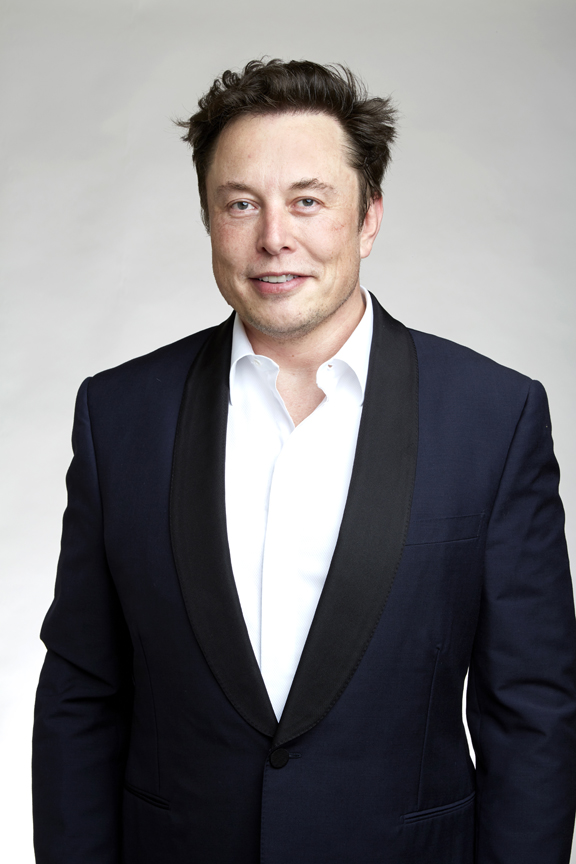
#> input picture examples/images/example-2.jpg, 576 x 864 px
$ python img-to-ascii.py
#> lines starting #> are read from the running program, lines starting #| are printed output that depends on the picture
#> the answer given: examples/images/example-2.jpg
"""
img-to-ascii.py

Images to ASCII.

Author: Álvaro Cordero

"""
from os import path
### Functions

# Get the path and check if there are any related files whit it, if so display them
def relatedFiles(userPath: str):
    ''' Print the name of the related to the user's image, if there are any '''
    from difflib import SequenceMatcher
    from os import listdir
    MIN_SIMILARITY = 5

    # Get the name of the file
    userImage = userPath.split("/")[-1]
    # Get the path of the file
    userPath = path.dirname(userPath) + "/"


    # List of only files
    listFiles = [i for i in listdir(userPath) if path.isfile(userPath + i) and
                 (i.endswith(".png") or i.endswith(".jpg")) ]

    # Files related to userImage
    relatedFiles = [file for file in listFiles if (int(SequenceMatcher(
                    None, file, userImage).ratio() * 10) >= MIN_SIMILARITY)]


    # Check the number of related files
    if (len(relatedFiles) != 0):
        # If there are one or more results show the related files and path relevant
        print("Did you mean any of these options \u001B[1;34m",relatedFiles,
              "\u001B[0m in path \u001B[1;34m'",userPath,"'\u001B[0m ?", sep="")
    else:
        # If there are no results show a message and path
        print("There are NO related files to name \u001B[1;34m'",userImage,
              "'\u001B[0m in path \u001B[1;34m'",userPath,"'\u001B[0m", sep="")


# Check if the path introduced it's correct
def pathVerificator(userPath: str):
    ''' Change the file name if the file begins and ends with '
    It usually happens when you drop the file to python and not to cmd. '''
    realPathImage: str = userPath


    # Get the path if it is like "'C:/Users/example'" and it change to "C:/Users/example"
    if (userPath.startswith("'") and userPath.endswith("'")):
        realPathImage = ''.join([userPath[i] for i in range(1, len(userPath)-1)])


    # If the path doesn't exists
    if (not path.exists(realPathImage)):
        # But the parent path exists
        if (path.exists( path.dirname(realPathImage) )):
            # Show the related files if there are any
            relatedFiles(realPathImage)

        raise Exception("File doesn't exist")

    return realPathImage


# imageToASCII
def imageToASCII(imagePath):
    ''' Giving the path of the image it retruns the ascii art '''
#> called with imagePath = 'examples/images/example-2.jpg'
    from PIL import Image

    #gscale used by https://www.geeksforgeeks.org/converting-image-ascii-image-python/
    gscale = "$#*/\|0{:.-_+~<>;:,.   "
    ascii_Art = ''

    print("--  Processing the image  --")


    # stored image in grayscale as "image"
    with Image.open(imagePath).convert("L") as image:

        # Get the width and height of the image
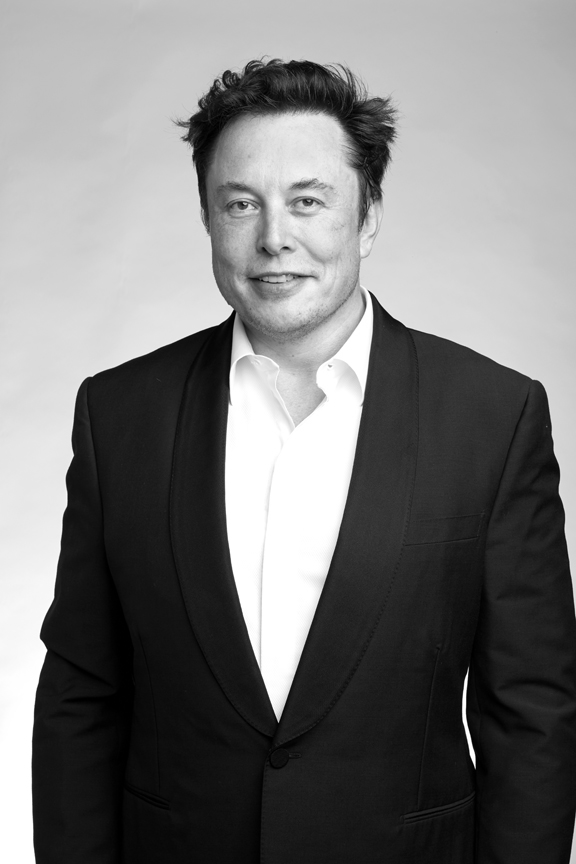
#> image: PIL image 576x864 L; min 0, max 255, mean 119.7
        width, height = image.size[0], image.size[1]
#> width = 576; height = 864
        ratio = height/width
#> ratio = 1.5


        # The image could be very taller, so we reduce it down to 125 and
        # we have to keep the aspect ratio. And then we reduce the heigh 0.5
        # cause characters are taller than wide
        width = 100
        height = int(width * ratio * 0.5)
#> height = 75
        image = image.resize((width, height))
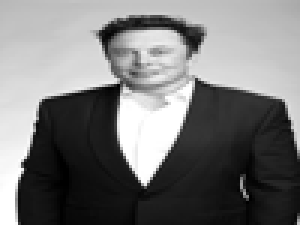
#> image: PIL image 100x75 L (shown 3 times larger); min 0, max 255, mean 119.6
        pixels = image.getdata()


        # Each pixel is exchanged for a character based on the gscale
        text_ascii = [gscale[i//len(gscale)] for i in pixels]
#> text_ascii = 7500 items, first 6: '{', ':', ':', ':', ':', ':'


        # The image must be separated into differents rows
        for pixelNum in range(0, len(text_ascii)):
            ascii_Art += text_ascii[pixelNum]
            if (pixelNum%width == (width-1) ):
                ascii_Art += "\n"
#> this loop made 7500 passes
#> ascii_Art on passes 1 to 3: '{', '{:', '{::'


        # The art ASCII is finally done and we can show and store it
        print(ascii_Art)


    return ascii_Art


# Set the name and the content of a file
def outputFile(name: str, text: str):
    from os import path

    # We join the name given and the specifier from ascii-art
    fileName= getFilename(name) + "-ascii-art.txt"

    with open(fileName, "w") as newFile:
        newFile.write(text)
        print("ASCII art stored in \u001B[1;34m'", path.abspath(newFile.name),
              "'\u001B[0m", sep="")
        newFile.close()


# Get the filename without the extension
def getFilename(path: str):
    # Get the name of the file
    path.split("/")[-1]
    # Get the name without the extension
    return path.split(".")[0]


# Current main function
def main():
    correctPath = True
    print("- Welcome :) !!")
    userPath = input("- Drop the image here --> ")


    try:
        userPath = pathVerificator(userPath)
    except Exception as e:
        print("\u001B[1;31m[!]",e,"[!]\u001B[0m  ")
        correctPath = False


    if (correctPath):
        asciiArt = imageToASCII(userPath)

        outputFile(userPath.split("/")[-1], asciiArt)

    print("- See you :D !!")


# =============================================================================
# Doesn't execute the main function when imported
if __name__ == "__main__":
    main()

$ run again, on examples/images/example-1.png
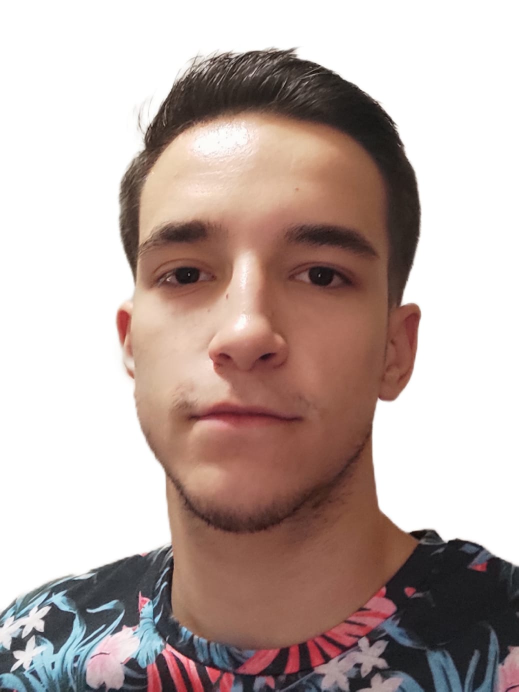
#> input picture examples/images/example-1.png, 1037 x 1383 px (shown at 1/2 size)
#> in imageToASCII, `with Image.open(imagePath).convert("L") as image:`:
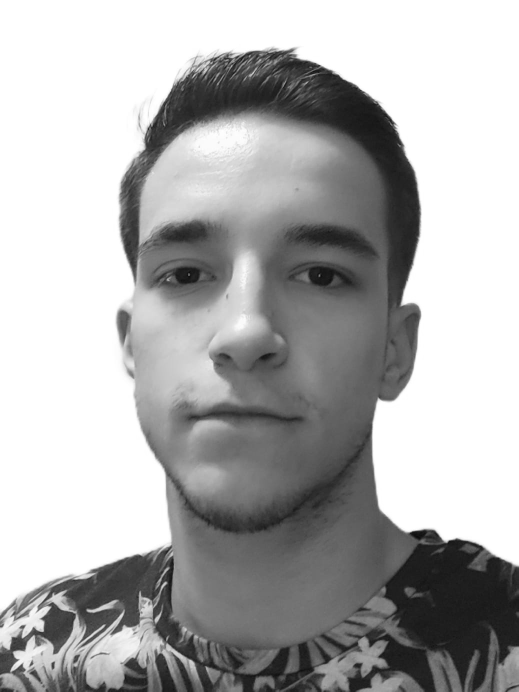
#> image: PIL image 1037x1383 L (shown at 1/2 size); min 8, max 255, mean 175.7
#> in imageToASCII, `image = image.resize((width, height))`:
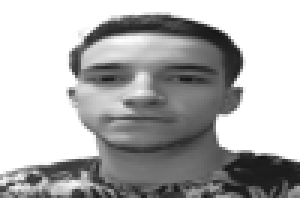
#> image: PIL image 100x66 L (shown 3 times larger); min 21, max 255, mean 175.6
#> text_ascii = 6600 items, first 6: '_', '_', '_', '_', '_', '_'
#> the loop in imageToASCII, `for pixelNum in range(0, len(text_ascii)):` made 6600 passes
#> ascii_Art on passes 1 to 3: '_', '__', '___'
#> (printed output is left out)
